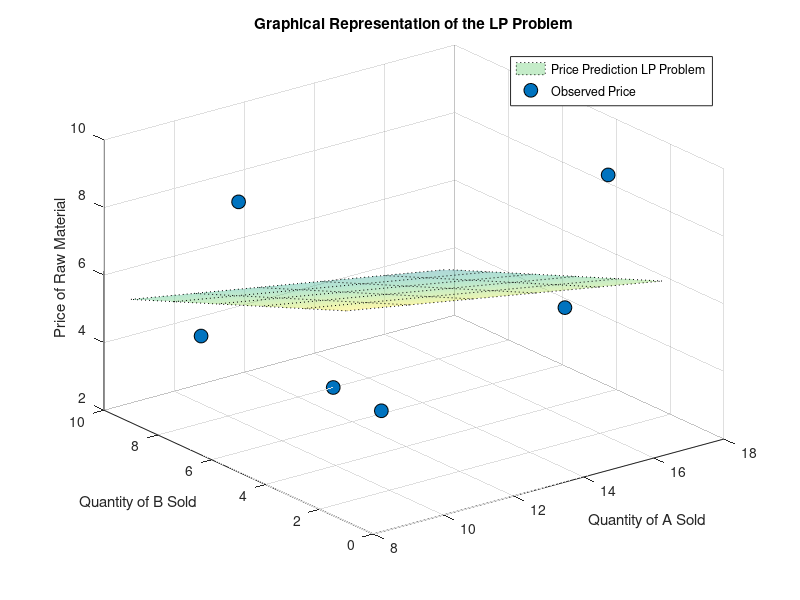

MATLAB code for this plot:
%% Assignment 1 Q2a
QA = [9,13,17,10,15,8]; %No. of Product A　sold
QB = [1,8,3,9,2,5]; %No. of Product B sold
P = [5,2,9,4,6,10]; %Price of raw Material

%Objective Function
f = [0;0;0;1]; % [c0;c1;c2;z]

%Subjected to the constraint
A = [-ones(6,1),-QA',-QB',-ones(6,1);
    ones(6,1),QA',QB',-ones(6,1)];
b =[-P';P'];
lb = [];
ub = [];

[x, fval] = linprog(f,A,b,[],[],lb,[]);



%Graphical Representation

[qa,qb] = meshgrid(linspace(min(QA),max(QA),6),linspace(min(QB),max(QB),6));
Y = x(1)+x(2).*qa+x(3).*qb;
surf(qa,qb,Y,'FaceAlpha',0.35, 'FaceColor','interp','LineStyle',':')
hold on
scatter3(QA,QB,P, 100,'filled','MarkerEdgeColor','k',...
        'MarkerFaceColor',[0 .45 .75])
legend({'Price Prediction LP Problem','Observed Price'})
xlabel('Quantity of A Sold')
ylabel('Quantity of B Sold')
zlabel('Price of Raw Material')
title('Graphical Representation of the LP Problem')
